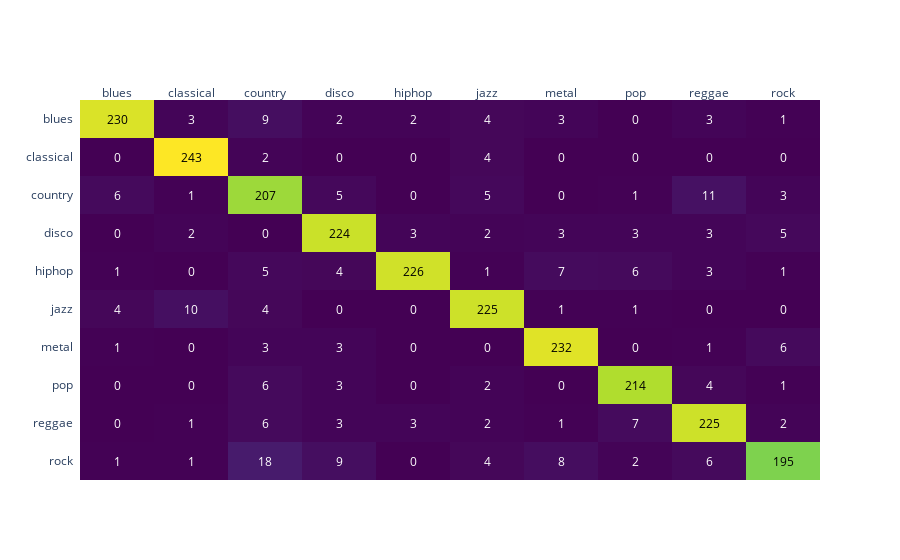

The notebook cell this image was saved under:
### Code cell
columns = list(MUSIC_GENRES.values())
fig = ff.create_annotated_heatmap(confusion_matrix(y_test_filtered, y_pred), x=columns, y=columns, colorscale='viridis')
fig['layout']['yaxis']['autorange'] = "reversed"
#fig.write_html('../data/plots/knn_confusion_matrix.html')
fig.show()

### Figure 1 — Plotly figure (JSON) as saved in the notebook; plotly's stock layout.template omitted (floating-point values rounded to 4 significant figures)
{"data": [{"colorscale": [[0, "#440154"], [0.1111, "#482878"], [0.2222, "#3e4989"], [0.3333, "#31688e"], [0.4444, "#26828e"], [0.5556, "#1f9e89"], [0.6667, "#35b779"], [0.7778, "#6ece58"], [0.8889, "#b5de2b"], [1, "#fde725"]], "reversescale": false, "showscale": false, "type": "heatmap", "x": ["blues", "classical", "country", "disco", "hiphop", "jazz", "metal", "pop", "reggae", "rock"], "y": ["blues", "classical", "country", "disco", "hiphop", "jazz", "metal", "pop", "reggae", "rock"], "z": [[230, 3, 9, 2, 2, 4, 3, 0, 3, 1], [0, 243, 2, 0, 0, 4, 0, 0, 0, 0], [6, 1, 207, 5, 0, 5, 0, 1, 11, 3], [0, 2, 0, 224, 3, 2, 3, 3, 3, 5], [1, 0, 5, 4, 226, 1, 7, 6, 3, 1], [4, 10, 4, 0, 0, 225, 1, 1, 0, 0], [1, 0, 3, 3, 0, 0, 232, 0, 1, 6], [0, 0, 6, 3, 0, 2, 0, 214, 4, 1], [0, 1, 6, 3, 3, 2, 1, 7, 225, 2], [1, 1, 18, 9, 0, 4, 8, 2, 6, 195]]}], "layout": {"annotations": [{"font": {"color": "#000000"}, "showarrow": false, "text": "230", "x": "blues", "xref": "x", "y": "blues", "yref": "y"}, {"font": {"color": "#FFFFFF"}, "showarrow": false, "text": "3", "x": "classical", "xref": "x", "y": "blues", "yref": "y"}, {"font": {"color": "#FFFFFF"}, "showarrow": false, "text": "9", "x": "country", "xref": "x", "y": "blues", "yref": "y"}, {"font": {"color": "#FFFFFF"}, "showarrow": false, "text": "2", "x": "disco", "xref": "x", "y": "blues", "yref": "y"}, {"font": {"color": "#FFFFFF"}, "showarrow": false, "text": "2", "x": "hiphop", "xref": "x", "y": "blues", "yref": "y"}, {"font": {"color": "#FFFFFF"}, "showarrow": false, "text": "4", "x": "jazz", "xref": "x", "y": "blues", "yref": "y"}, {"font": {"color": "#FFFFFF"}, "showarrow": false, "text": "3", "x": "metal", "xref": "x", "y": "blues", "yref": "y"}, {"font": {"color": "#FFFFFF"}, "showarrow": false, "text": "0", "x": "pop", "xref": "x", "y": "blues", "yref": "y"}, {"font": {"color": "#FFFFFF"}, "showarrow": false, "text": "3", "x": "reggae", "xref": "x", "y": "blues", "yref": "y"}, {"font": {"color": "#FFFFFF"}, "showarrow": false, "text": "1", "x": "rock", "xref": "x", "y": "blues", "yref": "y"}, {"font": {"color": "#FFFFFF"}, "showarrow": false, "text": "0", "x": "blues", "xref": "x", "y": "classical", "yref": "y"}, {"font": {"color": "#000000"}, "showarrow": false, "text": "243", "x": "classical", "xref": "x", "y": "classical", "yref": "y"}, {"font": {"color": "#FFFFFF"}, "showarrow": false, "text": "2", "x": "country", "xref": "x", "y": "classical", "yref": "y"}, {"font": {"color": "#FFFFFF"}, "showarrow": false, "text": "0", "x": "disco", "xref": "x", "y": "classical", "yref": "y"}, {"font": {"color": "#FFFFFF"}, "showarrow": false, "text": "0", "x": "hiphop", "xref": "x", "y": "classical", "yref": "y"}, {"font": {"color": "#FFFFFF"}, "showarrow": false, "text": "4", "x": "jazz", "xref": "x", "y": "classical", "yref": "y"}, {"font": {"color": "#FFFFFF"}, "showarrow": false, "text": "0", "x": "metal", "xref": "x", "y": "classical", "yref": "y"}, {"font": {"color": "#FFFFFF"}, "showarrow": false, "text": "0", "x": "pop", "xref": "x", "y": "classical", "yref": "y"}, {"font": {"color": "#FFFFFF"}, "showarrow": false, "text": "0", "x": "reggae", "xref": "x", "y": "classical", "yref": "y"}, {"font": {"color": "#FFFFFF"}, "showarrow": false, "text": "0", "x": "rock", "xref": "x", "y": "classical", "yref": "y"}, {"font": {"color": "#FFFFFF"}, "showarrow": false, "text": "6", "x": "blues", "xref": "x", "y": "country", "yref": "y"}, {"font": {"color": "#FFFFFF"}, "showarrow": false, "text": "1", "x": "classical", "xref": "x", "y": "country", "yref": "y"}, {"font": {"color": "#000000"}, "showarrow": false, "text": "207", "x": "country", "xref": "x", "y": "country", "yref": "y"}, {"font": {"color": "#FFFFFF"}, "showarrow": false, "text": "5", "x": "disco", "xref": "x", "y": "country", "yref": "y"}, {"font": {"color": "#FFFFFF"}, "showarrow": false, "text": "0", "x": "hiphop", "xref": "x", "y": "country", "yref": "y"}, {"font": {"color": "#FFFFFF"}, "showarrow": false, "text": "5", "x": "jazz", "xref": "x", "y": "country", "yref": "y"}, {"font": {"color": "#FFFFFF"}, "showarrow": false, "text": "0", "x": "metal", "xref": "x", "y": "country", "yref": "y"}, {"font": {"color": "#FFFFFF"}, "showarrow": false, "text": "1", "x": "pop", "xref": "x", "y": "country", "yref": "y"}, {"font": {"color": "#FFFFFF"}, "showarrow": false, "text": "11", "x": "reggae", "xref": "x", "y": "country", "yref": "y"}, {"font": {"color": "#FFFFFF"}, "showarrow": false, "text": "3", "x": "rock", "xref": "x", "y": "country", "yref": "y"}, {"font": {"color": "#FFFFFF"}, "showarrow": false, "text": "0", "x": "blues", "xref": "x", "y": "disco", "yref": "y"}, {"font": {"color": "#FFFFFF"}, "showarrow": false, "text": "2", "x": "classical", "xref": "x", "y": "disco", "yref": "y"}, {"font": {"color": "#FFFFFF"}, "showarrow": false, "text": "0", "x": "country", "xref": "x", "y": "disco", "yref": "y"}, {"font": {"color": "#000000"}, "showarrow": false, "text": "224", "x": "disco", "xref": "x", "y": "disco", "yref": "y"}, {"font": {"color": "#FFFFFF"}, "showarrow": false, "text": "3", "x": "hiphop", "xref": "x", "y": "disco", "yref": "y"}, {"font": {"color": "#FFFFFF"}, "showarrow": false, "text": "2", "x": "jazz", "xref": "x", "y": "disco", "yref": "y"}, {"font": {"color": "#FFFFFF"}, "showarrow": false, "text": "3", "x": "metal", "xref": "x", "y": "disco", "yref": "y"}, {"font": {"color": "#FFFFFF"}, "showarrow": false, "text": "3", "x": "pop", "xref": "x", "y": "disco", "yref": "y"}, {"font": {"color": "#FFFFFF"}, "showarrow": false, "text": "3", "x": "reggae", "xref": "x", "y": "disco", "yref": "y"}, {"font": {"color": "#FFFFFF"}, "showarrow": false, "text": "5", "x": "rock", "xref": "x", "y": "disco", "yref": "y"}, {"font": {"color": "#FFFFFF"}, "showarrow": false, "text": "1", "x": "blues", "xref": "x", "y": "hiphop", "yref": "y"}, {"font": {"color": "#FFFFFF"}, "showarrow": false, "text": "0", "x": "classical", "xref": "x", "y": "hiphop", "yref": "y"}, {"font": {"color": "#FFFFFF"}, "showarrow": false, "text": "5", "x": "country", "xref": "x", "y": "hiphop", "yref": "y"}, {"font": {"color": "#FFFFFF"}, "showarrow": false, "text": "4", "x": "disco", "xref": "x", "y": "hiphop", "yref": "y"}, {"font": {"color": "#000000"}, "showarrow": false, "text": "226", "x": "hiphop", "xref": "x", "y": "hiphop", "yref": "y"}, {"font": {"color": "#FFFFFF"}, "showarrow": false, "text": "1", "x": "jazz", "xref": "x", "y": "hiphop", "yref": "y"}, {"font": {"color": "#FFFFFF"}, "showarrow": false, "text": "7", "x": "metal", "xref": "x", "y": "hiphop", "yref": "y"}, {"font": {"color": "#FFFFFF"}, "showarrow": false, "text": "6", "x": "pop", "xref": "x", "y": "hiphop", "yref": "y"}, {"font": {"color": "#FFFFFF"}, "showarrow": false, "text": "3", "x": "reggae", "xref": "x", "y": "hiphop", "yref": "y"}, {"font": {"color": "#FFFFFF"}, "showarrow": false, "text": "1", "x": "rock", "xref": "x", "y": "hiphop", "yref": "y"}, {"font": {"color": "#FFFFFF"}, "showarrow": false, "text": "4", "x": "blues", "xref": "x", "y": "jazz", "yref": "y"}, {"font": {"color": "#FFFFFF"}, "showarrow": false, "text": "10", "x": "classical", "xref": "x", "y": "jazz", "yref": "y"}, {"font": {"color": "#FFFFFF"}, "showarrow": false, "text": "4", "x": "country", "xref": "x", "y": "jazz", "yref": "y"}, {"font": {"color": "#FFFFFF"}, "showarrow": false, "text": "0", "x": "disco", "xref": "x", "y": "jazz", "yref": "y"}, {"font": {"color": "#FFFFFF"}, "showarrow": false, "text": "0", "x": "hiphop", "xref": "x", "y": "jazz", "yref": "y"}, {"font": {"color": "#000000"}, "showarrow": false, "text": "225", "x": "jazz", "xref": "x", "y": "jazz", "yref": "y"}, {"font": {"color": "#FFFFFF"}, "showarrow": false, "text": "1", "x": "metal", "xref": "x", "y": "jazz", "yref": "y"}, {"font": {"color": "#FFFFFF"}, "showarrow": false, "text": "1", "x": "pop", "xref": "x", "y": "jazz", "yref": "y"}, {"font": {"color": "#FFFFFF"}, "showarrow": false, "text": "0", "x": "reggae", "xref": "x", "y": "jazz", "yref": "y"}, {"font": {"color": "#FFFFFF"}, "showarrow": false, "text": "0", "x": "rock", "xref": "x", "y": "jazz", "yref": "y"}, {"font": {"color": "#FFFFFF"}, "showarrow": false, "text": "1", "x": "blues", "xref": "x", "y": "metal", "yref": "y"}, {"font": {"color": "#FFFFFF"}, "showarrow": false, "text": "0", "x": "classical", "xref": "x", "y": "metal", "yref": "y"}, {"font": {"color": "#FFFFFF"}, "showarrow": false, "text": "3", "x": "country", "xref": "x", "y": "metal", "yref": "y"}, {"font": {"color": "#FFFFFF"}, "showarrow": false, "text": "3", "x": "disco", "xref": "x", "y": "metal", "yref": "y"}, {"font": {"color": "#FFFFFF"}, "showarrow": false, "text": "0", "x": "hiphop", "xref": "x", "y": "metal", "yref": "y"}, {"font": {"color": "#FFFFFF"}, "showarrow": false, "text": "0", "x": "jazz", "xref": "x", "y": "metal", "yref": "y"}, {"font": {"color": "#000000"}, "showarrow": false, "text": "232", "x": "metal", "xref": "x", "y": "metal", "yref": "y"}, {"font": {"color": "#FFFFFF"}, "showarrow": false, "text": "0", "x": "pop", "xref": "x", "y": "metal", "yref": "y"}, {"font": {"color": "#FFFFFF"}, "showarrow": false, "text": "1", "x": "reggae", "xref": "x", "y": "metal", "yref": "y"}, {"font": {"color": "#FFFFFF"}, "showarrow": false, "text": "6", "x": "rock", "xref": "x", "y": "metal", "yref": "y"}, {"font": {"color": "#FFFFFF"}, "showarrow": false, "text": "0", "x": "blues", "xref": "x", "y": "pop", "yref": "y"}, {"font": {"color": "#FFFFFF"}, "showarrow": false, "text": "0", "x": "classical", "xref": "x", "y": "pop", "yref": "y"}, {"font": {"color": "#FFFFFF"}, "showarrow": false, "text": "6", "x": "country", "xref": "x", "y": "pop", "yref": "y"}, {"font": {"color": "#FFFFFF"}, "showarrow": false, "text": "3", "x": "disco", "xref": "x", "y": "pop", "yref": "y"}, {"font": {"color": "#FFFFFF"}, "showarrow": false, "text": "0", "x": "hiphop", "xref": "x", "y": "pop", "yref": "y"}, {"font": {"color": "#FFFFFF"}, "showarrow": false, "text": "2", "x": "jazz", "xref": "x", "y": "pop", "yref": "y"}, {"font": {"color": "#FFFFFF"}, "showarrow": false, "text": "0", "x": "metal", "xref": "x", "y": "pop", "yref": "y"}, {"font": {"color": "#000000"}, "showarrow": false, "text": "214", "x": "pop", "xref": "x", "y": "pop", "yref": "y"}, {"font": {"color": "#FFFFFF"}, "showarrow": false, "text": "4", "x": "reggae", "xref": "x", "y": "pop", "yref": "y"}, {"font": {"color": "#FFFFFF"}, "showarrow": false, "text": "1", "x": "rock", "xref": "x", "y": "pop", "yref": "y"}, {"font": {"color": "#FFFFFF"}, "showarrow": false, "text": "0", "x": "blues", "xref": "x", "y": "reggae", "yref": "y"}, {"font": {"color": "#FFFFFF"}, "showarrow": false, "text": "1", "x": "classical", "xref": "x", "y": "reggae", "yref": "y"}, {"font": {"color": "#FFFFFF"}, "showarrow": false, "text": "6", "x": "country", "xref": "x", "y": "reggae", "yref": "y"}, {"font": {"color": "#FFFFFF"}, "showarrow": false, "text": "3", "x": "disco", "xref": "x", "y": "reggae", "yref": "y"}, {"font": {"color": "#FFFFFF"}, "showarrow": false, "text": "3", "x": "hiphop", "xref": "x", "y": "reggae", "yref": "y"}, {"font": {"color": "#FFFFFF"}, "showarrow": false, "text": "2", "x": "jazz", "xref": "x", "y": "reggae", "yref": "y"}, {"font": {"color": "#FFFFFF"}, "showarrow": false, "text": "1", "x": "metal", "xref": "x", "y": "reggae", "yref": "y"}, {"font": {"color": "#FFFFFF"}, "showarrow": false, "text": "7", "x": "pop", "xref": "x", "y": "reggae", "yref": "y"}, {"font": {"color": "#000000"}, "showarrow": false, "text": "225", "x": "reggae", "xref": "x", "y": "reggae", "yref": "y"}, {"font": {"color": "#FFFFFF"}, "showarrow": false, "text": "2", "x": "rock", "xref": "x", "y": "reggae", "yref": "y"}, {"font": {"color": "#FFFFFF"}, "showarrow": false, "text": "1", "x": "blues", "xref": "x", "y": "rock", "yref": "y"}, {"font": {"color": "#FFFFFF"}, "showarrow": false, "text": "1", "x": "classical", "xref": "x", "y": "rock", "yref": "y"}, {"font": {"color": "#FFFFFF"}, "showarrow": false, "text": "18", "x": "country", "xref": "x", "y": "rock", "yref": "y"}, {"font": {"color": "#FFFFFF"}, "showarrow": false, "text": "9", "x": "disco", "xref": "x", "y": "rock", "yref": "y"}, {"font": {"color": "#FFFFFF"}, "showarrow": false, "text": "0", "x": "hiphop", "xref": "x", "y": "rock", "yref": "y"}, {"font": {"color": "#FFFFFF"}, "showarrow": false, "text": "4", "x": "jazz", "xref": "x", "y": "rock", "yref": "y"}, {"font": {"color": "#FFFFFF"}, "showarrow": false, "text": "8", "x": "metal", "xref": "x", "y": "rock", "yref": "y"}, {"font": {"color": "#FFFFFF"}, "showarrow": false, "text": "2", "x": "pop", "xref": "x", "y": "rock", "yref": "y"}, {"font": {"color": "#FFFFFF"}, "showarrow": false, "text": "6", "x": "reggae", "xref": "x", "y": "rock", "yref": "y"}, {"font": {"color": "#000000"}, "showarrow": false, "text": "195", "x": "rock", "xref": "x", "y": "rock", "yref": "y"}], "xaxis": {"dtick": 1, "gridcolor": "rgb(0, 0, 0)", "side": "top", "ticks": ""}, "yaxis": {"autorange": "reversed", "dtick": 1, "ticks": "", "ticksuffix": "  "}}}
